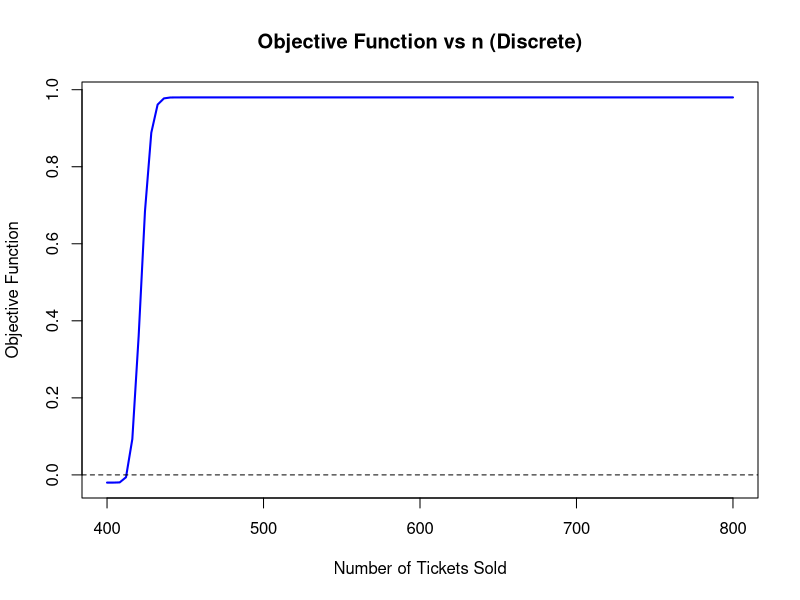
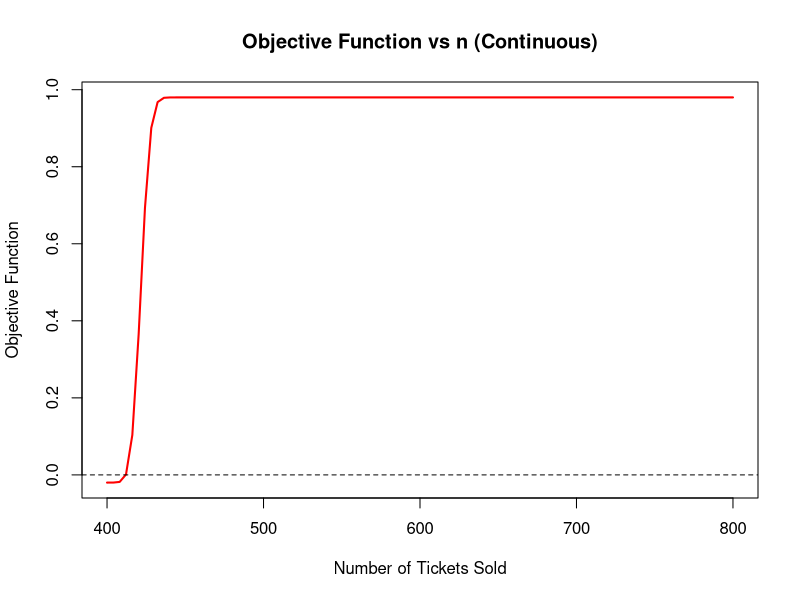

These figures' R source, in order:
## ---- chunk 1
knitr::opts_chunk$set(echo = TRUE)
## ---- chunk 2
ntickets <- function(N, gamma, p) {
  
  objective_discrete <- function(n) {
    n <- floor(n)  
    if (n < N) return(Inf) 
    1 - gamma - sum(dbinom(0:N, size = n, prob = p))
  }
  
  objective_continuous <- function(n) {
    if (n < N) return(Inf) 
    mu <- n * p
    sigma_sq <- n * p * (1 - p)
    if (sigma_sq <= 0) return(Inf) 
    sigma <- sqrt(sigma_sq)
    1 - gamma - pnorm(N + 0.5, mean = mu, sd = sigma)
  }
  
  nd <- optimize(function(n) abs(objective_discrete(n)),
                 interval = c(N, N * 2))$minimum
  nd <- floor(nd)  

  nc <- optimize(function(n) abs(objective_continuous(n)),
                 interval = c(N, N * 2))$minimum
  nc <- floor(nc)

  n_vals <- seq(N, N * 2, length.out = 100)
  obj_discrete <- sapply(n_vals, function(n) {
    value <- objective_discrete(n)
    if (is.nan(value) || is.infinite(value)) NA else value
  })
  
  plot(n_vals, obj_discrete, type = 'l', col = 'blue', lwd = 2,
       xlab = 'Number of Tickets Sold', ylab = 'Objective Function',
       main = 'Objective Function vs n (Discrete)',
       ylim = range(obj_discrete, na.rm = TRUE))
  abline(h = 0, col = 'black', lty = 2)

  obj_continuous <- sapply(n_vals, function(n) {
    value <- objective_continuous(n)
    if (is.nan(value) || is.infinite(value)) NA else value
  })
  
  plot(n_vals, obj_continuous, type = 'l', col = 'red', lwd = 2,
       xlab = 'Number of Tickets Sold', ylab = 'Objective Function',
       main = 'Objective Function vs n (Continuous)',
       ylim = range(obj_continuous, na.rm = TRUE))
  abline(h = 0, col = 'black', lty = 2)

  result <- list(nd = nd, nc = nc, N = N, p = p, gamma = gamma)
  print(result)
}

result <- ntickets(N = 400, gamma = 0.02, p = 0.95)
